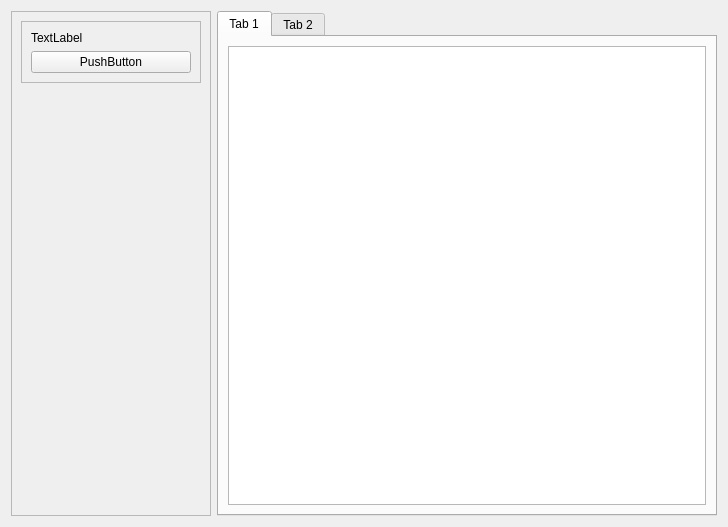
<?xml version="1.0" encoding="UTF-8"?>
<ui version="4.0">
 <class>Form</class>
 <widget class="QWidget" name="Form">
  <property name="geometry">
   <rect>
    <x>0</x>
    <y>0</y>
    <width>718</width>
    <height>527</height>
   </rect>
  </property>
  <property name="sizePolicy">
   <sizepolicy hsizetype="Expanding" vsizetype="Expanding">
    <horstretch>0</horstretch>
    <verstretch>0</verstretch>
   </sizepolicy>
  </property>
  <property name="sizeIncrement">
   <size>
    <width>16</width>
    <height>9</height>
   </size>
  </property>
  <property name="baseSize">
   <size>
    <width>600</width>
    <height>400</height>
   </size>
  </property>
  <property name="windowTitle">
   <string>Form</string>
  </property>
  <layout class="QHBoxLayout" name="horizontalLayout">
   <item>
    <widget class="QScrollArea" name="scrollArea">
     <property name="minimumSize">
      <size>
       <width>200</width>
       <height>0</height>
      </size>
     </property>
     <property name="maximumSize">
      <size>
       <width>300</width>
       <height>16777215</height>
      </size>
     </property>
     <property name="widgetResizable">
      <bool>true</bool>
     </property>
     <widget class="QWidget" name="scrollAreaWidgetContents">
      <property name="geometry">
       <rect>
        <x>0</x>
        <y>0</y>
        <width>196</width>
        <height>511</height>
       </rect>
      </property>
      <layout class="QVBoxLayout" name="verticalLayout_2">
       <item>
        <widget class="QFrame" name="frame">
         <property name="frameShape">
          <enum>QFrame::StyledPanel</enum>
         </property>
         <property name="frameShadow">
          <enum>QFrame::Raised</enum>
         </property>
         <layout class="QVBoxLayout" name="verticalLayout_3">
          <item>
           <widget class="QLabel" name="label">
            <property name="text">
             <string>TextLabel</string>
            </property>
            <property name="buddy">
             <cstring>pushButton</cstring>
            </property>
           </widget>
          </item>
          <item>
           <widget class="QPushButton" name="pushButton">
            <property name="text">
             <string>PushButton</string>
            </property>
           </widget>
          </item>
         </layout>
        </widget>
       </item>
       <item>
        <spacer name="verticalSpacer">
         <property name="orientation">
          <enum>Qt::Vertical</enum>
         </property>
         <property name="sizeHint" stdset="0">
          <size>
           <width>20</width>
           <height>40</height>
          </size>
         </property>
        </spacer>
       </item>
      </layout>
     </widget>
    </widget>
   </item>
   <item>
    <widget class="QTabWidget" name="tabWidget">
     <property name="minimumSize">
      <size>
       <width>500</width>
       <height>0</height>
      </size>
     </property>
     <property name="currentIndex">
      <number>0</number>
     </property>
     <widget class="QWidget" name="tab">
      <attribute name="title">
       <string>Tab 1</string>
      </attribute>
      <layout class="QVBoxLayout" name="verticalLayout">
       <item>
        <widget class="QTableView" name="tableView">
         <property name="sortingEnabled">
          <bool>true</bool>
         </property>
        </widget>
       </item>
      </layout>
     </widget>
     <widget class="QWidget" name="tab_2">
      <attribute name="title">
       <string>Tab 2</string>
      </attribute>
     </widget>
    </widget>
   </item>
  </layout>
  <zorder>scrollArea</zorder>
  <zorder>tabWidget</zorder>
 </widget>
 <tabstops>
  <tabstop>scrollArea</tabstop>
  <tabstop>pushButton</tabstop>
  <tabstop>tabWidget</tabstop>
 </tabstops>
 <resources/>
 <connections/>
</ui>
